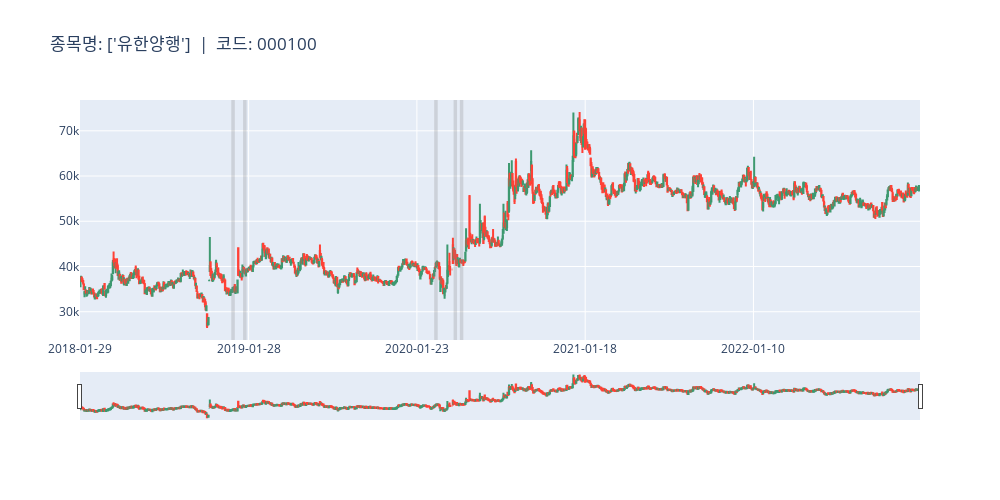

This figure's notebook cell:
### Code cell
ut.making_mt_plot(handle_data=df_test, code='000100', jounal=bt.JOUNAL)

### Figure 1 — Plotly figure (JSON) as saved in the notebook; plotly's stock layout.template omitted (floating-point values rounded to 4 significant figures; data arrays with more than 128 entries replaced by an {"elided": "..."} marker saying what was removed)
{"data": [{"close": {"elided": "1213 int values"}, "high": {"elided": "1213 int values"}, "low": {"elided": "1213 int values"}, "open": {"elided": "1213 int values"}, "type": "candlestick", "x": {"elided": "1213 str values"}}], "layout": {"height": 500, "shapes": [{"fillcolor": "gray", "line": {"width": 0}, "opacity": 0.25, "type": "rect", "x0": "2018-12-19", "x1": "2018-12-27", "xref": "x", "y0": 0, "y1": 1, "yref": "y domain"}, {"fillcolor": "gray", "line": {"width": 0}, "opacity": 0.25, "type": "rect", "x0": "2019-01-16", "x1": "2019-01-23", "xref": "x", "y0": 0, "y1": 1, "yref": "y domain"}, {"fillcolor": "gray", "line": {"width": 0}, "opacity": 0.25, "type": "rect", "x0": "2020-03-02", "x1": "2020-03-09", "xref": "x", "y0": 0, "y1": 1, "yref": "y domain"}, {"fillcolor": "gray", "line": {"width": 0}, "opacity": 0.25, "type": "rect", "x0": "2020-04-09", "x1": "2020-04-17", "xref": "x", "y0": 0, "y1": 1, "yref": "y domain"}, {"fillcolor": "gray", "line": {"width": 0}, "opacity": 0.25, "type": "rect", "x0": "2020-04-23", "x1": "2020-05-04", "xref": "x", "y0": 0, "y1": 1, "yref": "y domain"}], "title": {"text": "종목명: ['유한양행']  |  코드: 000100"}, "width": 1000, "xaxis": {"categoryorder": "category ascending", "nticks": 5, "type": "category"}}}
